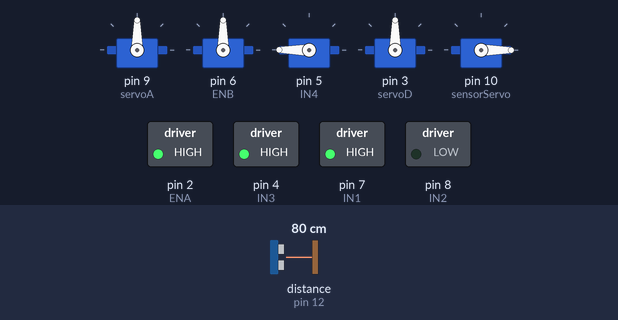
The sketch below on a simulated Arduino Uno, built with avr-gcc and run on an emulated ATmega328P. Parts: 5 × servo, switched loads named in the sketch (green lamp = pin HIGH). The test bench sets the inputs (shaded band); at power-on: distance to the obstacle (sensor on pin 12) 80 cm. The echo pulse lasts 58.3 µs per cm; pins used as bus, display or sensor lines are not drawn.

Above: at 1.4 s.
1.5 s: distance to the obstacle (sensor on pin 12) set to 10 cm
3.0 s: distance to the obstacle (sensor on pin 12) set to 7 cm
At 3.8 s:
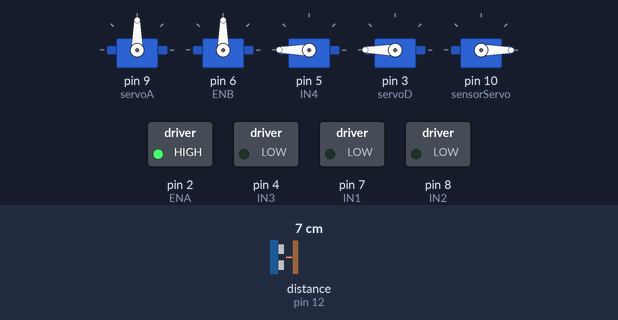
9.0 s: distance to the obstacle (sensor on pin 12) set to 120 cm
At 10.7 s:
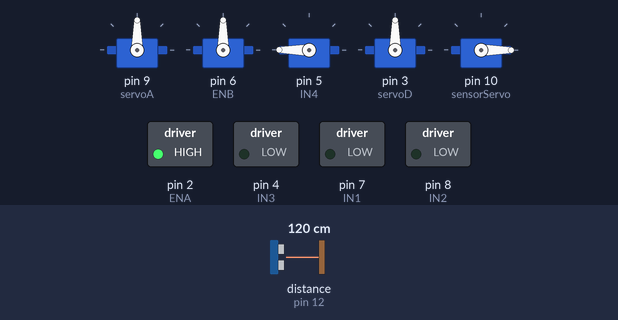
12.0 s: distance to the obstacle (sensor on pin 12) set to 103 cm
15.0 s: distance to the obstacle (sensor on pin 12) set to 93 cm
At 16.3 s:
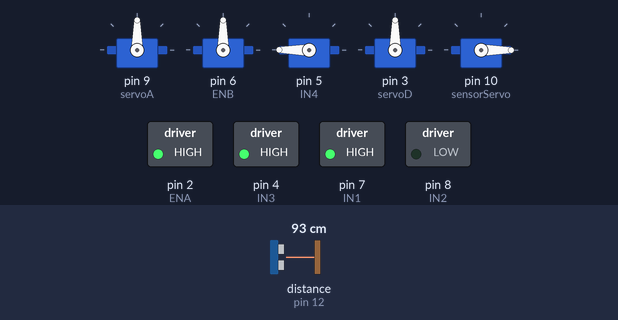
16.6 s: distance to the obstacle (sensor on pin 12) set to 2 cm
At 18.4 s:
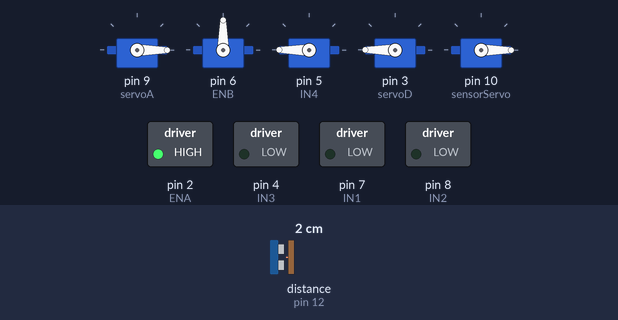
Timing chart, 0 to 20.6 s (numbered marks = the images above; inputs shaded):
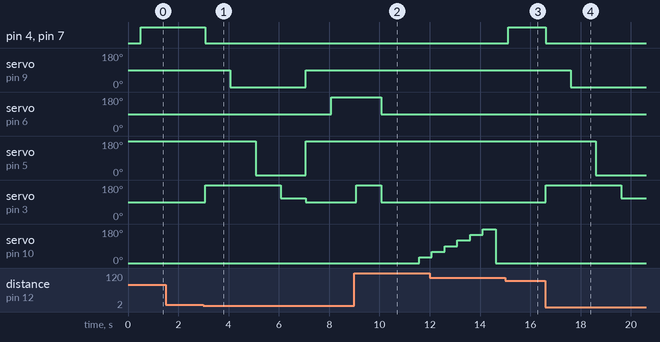

The sketch:

Pick_and_place_robo.ino
```cpp
#include <Servo.h>
#include <NewPing.h>

// Constants for HC-SR04 ultrasonic sensor
#define TRIGGER_PIN 11  // Input pin for HC-SR04
#define ECHO_PIN 12     // Output pin for HC-SR04
#define SAFE_DIST 8     // Desired distance between robot and object (in cm)
#define MIN_ANGLE 0     // Minimum angle for servo rotation
#define MAX_ANGLE 180   // Maximum angle for servo rotation
#define ANGLE_STEP 30   // Step size for rotating the sensor

// Create servo objects for the robotic arm and sensor rotation
Servo servoA; // Arm Servo: Moves arm forwards and backwards
Servo servoB; // Base Servo: Moves entire arm left and right
Servo servoC; // Arm Servo: Moves arm up and down
Servo servoD; // Claw Servo: Opens and closes the claw
Servo sensorServo; // Servo for rotating the ultrasonic sensor

// Create NewPing object for ultrasonic sensor
NewPing sonar(TRIGGER_PIN, ECHO_PIN, 100);  // Max range 100 cm
int distance;  // Used in loop
int angleA, angleC;  // Angle values for moving arm forward/backward and up/down

// Pin definitions for DC motors controlled by L298N
#define IN1 7
#define IN2 8
#define IN3 4
#define IN4 5
#define ENA 2  // Enable pin for motor A
#define ENB 6  // Enable pin for motor B

// Initialize motor pins
void setup() {
  // Attach servos to corresponding PWM pins
  servoA.attach(9);
  servoB.attach(6);
  servoC.attach(5);
  servoD.attach(3);
  sensorServo.attach(10); // Attach the sensor rotation servo

  // Motor pins setup
  pinMode(IN1, OUTPUT);
  pinMode(IN2, OUTPUT);
  pinMode(IN3, OUTPUT);
  pinMode(IN4, OUTPUT);
  pinMode(ENA, OUTPUT);
  pinMode(ENB, OUTPUT);

  // Initialize motor speeds
  analogWrite(ENA, 255); // Full speed for motor A
  analogWrite(ENB, 255); // Full speed for motor B

  // Reset arm position
  resetArm();
}

void resetArm() {
  // Arm resting position
  servoA.write(90);   // Central position
  servoB.write(90);   // Central position
  servoC.write(180);  // Fully up
  servoD.write(90);   // Neutral claw
}

// Function to control robot's forward movement
void moveForward() {
  digitalWrite(IN1, HIGH);
  digitalWrite(IN2, LOW);
  digitalWrite(IN3, HIGH);
  digitalWrite(IN4, LOW);
}

// Function to control robot's backward movement
void moveBackward() {
  digitalWrite(IN1, LOW);
  digitalWrite(IN2, HIGH);
  digitalWrite(IN3, LOW);
  digitalWrite(IN4, HIGH);
}

// Function to stop the robot
void stopMovement() {
  digitalWrite(IN1, LOW);
  digitalWrite(IN2, LOW);
  digitalWrite(IN3, LOW);
  digitalWrite(IN4, LOW);
}

// Function to turn the robot left (rotate in place)
void turnLeft() {
  digitalWrite(IN1, HIGH);  // Motor A backward
  digitalWrite(IN2, LOW);
  digitalWrite(IN3, LOW);  // Motor B forward
  digitalWrite(IN4, HIGH);
}

// Function to turn the robot right (rotate in place)
void turnRight() {
  digitalWrite(IN1, LOW);  // Motor A forward
  digitalWrite(IN2, HIGH);
  digitalWrite(IN3, HIGH);  // Motor B backward
  digitalWrite(IN4, LOW);
}

void grabItem() {
  servoD.write(180);      // Open claw
  delay(1000);            // Wait for 1 sec
  servoA.write(angleA);   // Move arm to calculated distance
  delay(1000);            // Wait for 1 sec
  servoC.write(angleC);   // Move arm down to calculated position
  delay(1000);            // Wait for 1 sec
  servoD.write(110);      // Close claw
  delay(1000);            // Wait for 1 sec
}

void dropItem() {
  servoB.write(180);      // Rotate arm to drop location
  delay(1000);            // Wait for 1 sec
  servoD.write(180);      // Open claw to drop item
  delay(1000);            // Wait for 1 sec
}

void loop() {
  // Rotate the sensor servo to scan for objects
  for (int angle = MIN_ANGLE; angle <= MAX_ANGLE; angle += ANGLE_STEP) {
    sensorServo.write(angle); // Rotate sensor to current angle
    delay(500); // Wait for sensor to stabilize and get a reading
    distance = sonar.ping_cm(); // Get distance from ultrasonic sensor

    if (distance > 0 && distance <= 100) {  // If object is within 100 cm
      // Move towards the object until 8 cm distance
      while (distance > SAFE_DIST) {
        moveForward();        // Move robot towards the object
        delay(100);           // Small delay to prevent continuous loop
        distance = sonar.ping_cm(); // Update distance
      }

      stopMovement(); // Stop when 8 cm distance is reached
      grabItem();     // Grab the item

      resetArm();     // Reset arm position
      delay(1000);    // Wait for 1 sec

      dropItem();     // Drop the item
      resetArm();     // Reset arm position
      delay(1000);    // Wait for 1 sec
      break; // Exit loop after completing the task
    }
  }
}
```

Measured:
- the behaviour switches between 9 and 8 cm on distance to the obstacle (sensor on pin 12) (found by bisection; images 0 and 1)
- the behaviour switches between 99 and 98 cm on distance to the obstacle (sensor on pin 12) (found by bisection; images 2 and 3)
- after the input at 1.5 s, every drawn part: stays the same
- after the input at 3.0 s, pin 4 (IN3), pin 7 (IN1): HIGH → LOW after 0.07 s; servo on pin 9 (servoA): 90° → 0° after 1.1 s, → 90° 3.0 s later; servo on pin 6 (ENB): 90° → 180° after 5.1 s; servo on pin 5 (IN4): 180° → 0° after 2.1 s, → 180° 2.0 s later; servo on pin 3 (servoD): 90° → 180° after 0.07 s, → 110° 3.0 s later, → 90° 1.0 s later
- after the input at 9.0 s, servo on pin 3 (servoD): goes on until 10.1 s, then stays 90°; servo on pin 10 (sensorServo): 0° → 30° after 2.6 s
- after the input at 15.0 s, pin 4 (IN3), pin 7 (IN1): LOW → HIGH after 0.13 s; servo on pin 10 (sensorServo): stays 0° (without the input it goes to 30° after 0.13 s)
- after the input at 16.6 s, pin 4 (IN3), pin 7 (IN1): HIGH → LOW at once; servo on pin 9 (servoA): 90° → 0° after 1.0 s; servo on pin 5 (IN4): 180° → 0° after 2.0 s; servo on pin 3 (servoD): 90° → 180° at once, → 110° 3.0 s later
